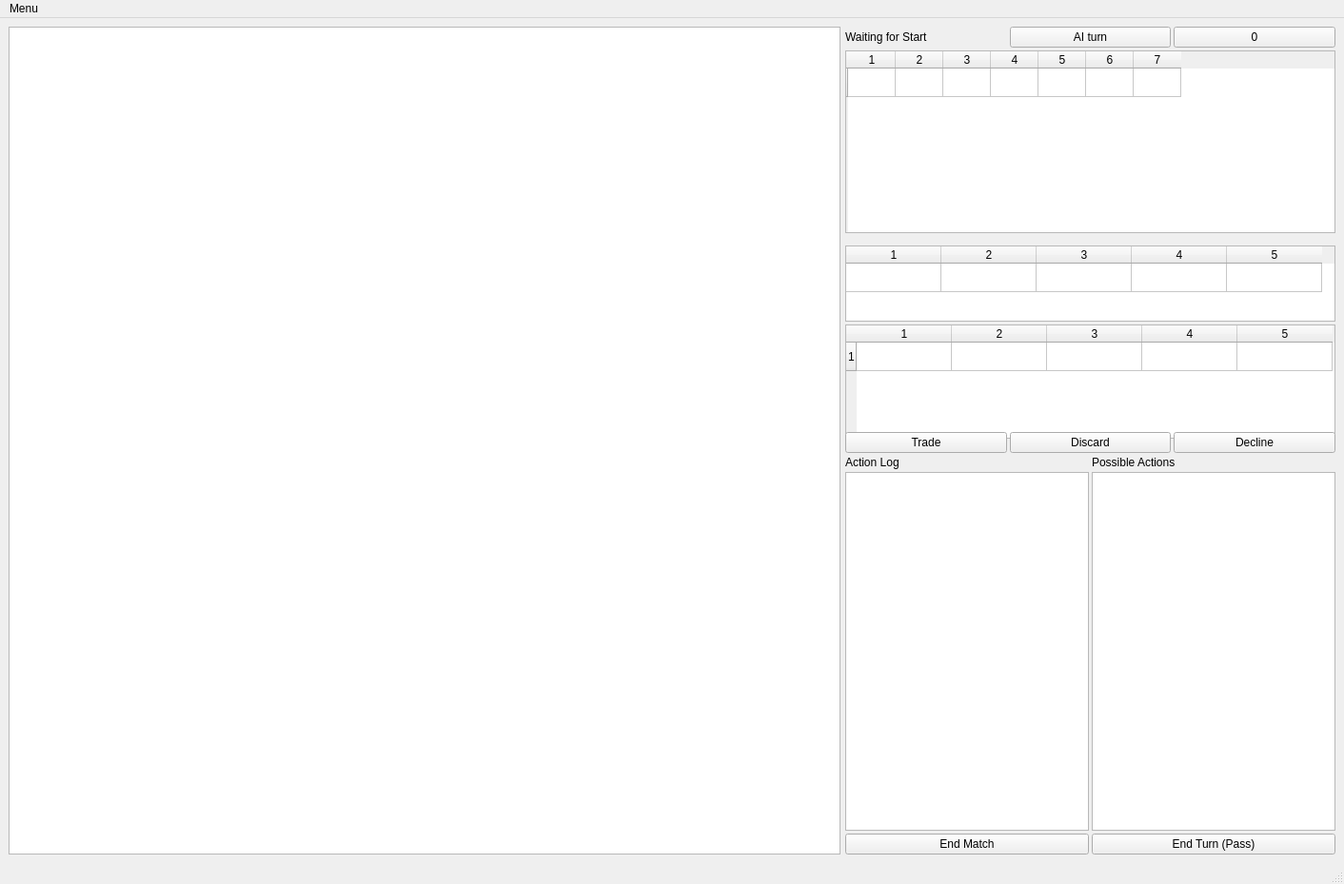
<?xml version="1.0" encoding="UTF-8"?>
<ui version="4.0">
 <class>Display</class>
 <widget class="QMainWindow" name="Display">
  <property name="geometry">
   <rect>
    <x>0</x>
    <y>0</y>
    <width>1412</width>
    <height>929</height>
   </rect>
  </property>
  <property name="windowTitle">
   <string>Display</string>
  </property>
  <widget class="QWidget" name="centralwidget">
   <layout class="QGridLayout" name="gridLayout">
    <item row="0" column="0">
     <layout class="QHBoxLayout" name="horizontalLayout_2">
      <property name="spacing">
       <number>5</number>
      </property>
      <property name="sizeConstraint">
       <enum>QLayout::SetDefaultConstraint</enum>
      </property>
      <item>
       <widget class="BoardView" name="board">
        <property name="sizeAdjustPolicy">
         <enum>QAbstractScrollArea::AdjustIgnored</enum>
        </property>
       </widget>
      </item>
      <item>
       <layout class="QVBoxLayout" name="verticalLayout">
        <property name="spacing">
         <number>3</number>
        </property>
        <property name="sizeConstraint">
         <enum>QLayout::SetDefaultConstraint</enum>
        </property>
        <item>
         <layout class="QHBoxLayout" name="horizontalLayout">
          <property name="sizeConstraint">
           <enum>QLayout::SetDefaultConstraint</enum>
          </property>
          <item>
           <widget class="QLabel" name="status">
            <property name="sizePolicy">
             <sizepolicy hsizetype="Minimum" vsizetype="Fixed">
              <horstretch>0</horstretch>
              <verstretch>0</verstretch>
             </sizepolicy>
            </property>
            <property name="text">
             <string>Waiting for Start</string>
            </property>
           </widget>
          </item>
          <item>
           <widget class="QPushButton" name="ai_turn_button">
            <property name="text">
             <string>AI turn</string>
            </property>
           </widget>
          </item>
          <item>
           <widget class="QPushButton" name="dice_button">
            <property name="text">
             <string>0</string>
            </property>
           </widget>
          </item>
         </layout>
        </item>
        <item>
         <widget class="QTableWidget" name="resources">
          <property name="sizePolicy">
           <sizepolicy hsizetype="Minimum" vsizetype="Minimum">
            <horstretch>0</horstretch>
            <verstretch>0</verstretch>
           </sizepolicy>
          </property>
          <property name="minimumSize">
           <size>
            <width>512</width>
            <height>192</height>
           </size>
          </property>
          <property name="maximumSize">
           <size>
            <width>16777215</width>
            <height>16777215</height>
           </size>
          </property>
          <property name="sizeIncrement">
           <size>
            <width>0</width>
            <height>0</height>
           </size>
          </property>
          <property name="baseSize">
           <size>
            <width>0</width>
            <height>192</height>
           </size>
          </property>
          <property name="sizeAdjustPolicy">
           <enum>QAbstractScrollArea::AdjustIgnored</enum>
          </property>
          <property name="textElideMode">
           <enum>Qt::ElideLeft</enum>
          </property>
          <property name="rowCount">
           <number>1</number>
          </property>
          <property name="columnCount">
           <number>7</number>
          </property>
          <attribute name="horizontalHeaderCascadingSectionResizes">
           <bool>false</bool>
          </attribute>
          <attribute name="horizontalHeaderMinimumSectionSize">
           <number>50</number>
          </attribute>
          <attribute name="horizontalHeaderDefaultSectionSize">
           <number>50</number>
          </attribute>
          <attribute name="horizontalHeaderShowSortIndicator" stdset="0">
           <bool>true</bool>
          </attribute>
          <attribute name="horizontalHeaderStretchLastSection">
           <bool>false</bool>
          </attribute>
          <attribute name="verticalHeaderHighlightSections">
           <bool>true</bool>
          </attribute>
          <row>
           <property name="text">
            <string/>
           </property>
          </row>
          <column/>
          <column/>
          <column/>
          <column/>
          <column/>
          <column/>
          <column/>
         </widget>
        </item>
        <item>
         <widget class="QTableWidget" name="dev_cards">
          <property name="sizePolicy">
           <sizepolicy hsizetype="Minimum" vsizetype="Minimum">
            <horstretch>0</horstretch>
            <verstretch>0</verstretch>
           </sizepolicy>
          </property>
          <property name="minimumSize">
           <size>
            <width>0</width>
            <height>80</height>
           </size>
          </property>
          <property name="maximumSize">
           <size>
            <width>16777215</width>
            <height>60</height>
           </size>
          </property>
          <property name="baseSize">
           <size>
            <width>80</width>
            <height>80</height>
           </size>
          </property>
          <property name="horizontalScrollBarPolicy">
           <enum>Qt::ScrollBarAsNeeded</enum>
          </property>
          <property name="sizeAdjustPolicy">
           <enum>QAbstractScrollArea::AdjustIgnored</enum>
          </property>
          <property name="rowCount">
           <number>1</number>
          </property>
          <property name="columnCount">
           <number>5</number>
          </property>
          <attribute name="verticalHeaderVisible">
           <bool>false</bool>
          </attribute>
          <row/>
          <column/>
          <column/>
          <column/>
          <column/>
          <column/>
         </widget>
        </item>
        <item>
         <widget class="QTableWidget" name="trade_values">
          <property name="sizePolicy">
           <sizepolicy hsizetype="Preferred" vsizetype="Minimum">
            <horstretch>0</horstretch>
            <verstretch>0</verstretch>
           </sizepolicy>
          </property>
          <property name="minimumSize">
           <size>
            <width>0</width>
            <height>120</height>
           </size>
          </property>
          <property name="maximumSize">
           <size>
            <width>16777215</width>
            <height>100</height>
           </size>
          </property>
          <property name="baseSize">
           <size>
            <width>0</width>
            <height>0</height>
           </size>
          </property>
          <property name="horizontalScrollBarPolicy">
           <enum>Qt::ScrollBarAsNeeded</enum>
          </property>
          <property name="sizeAdjustPolicy">
           <enum>QAbstractScrollArea::AdjustIgnored</enum>
          </property>
          <property name="rowCount">
           <number>1</number>
          </property>
          <property name="columnCount">
           <number>5</number>
          </property>
          <attribute name="verticalHeaderVisible">
           <bool>true</bool>
          </attribute>
          <row/>
          <column/>
          <column/>
          <column/>
          <column/>
          <column/>
         </widget>
        </item>
        <item>
         <layout class="QHBoxLayout" name="horizontalLayout_5">
          <item>
           <widget class="QPushButton" name="trade_button">
            <property name="text">
             <string>Trade</string>
            </property>
           </widget>
          </item>
          <item>
           <widget class="QPushButton" name="discard_button">
            <property name="text">
             <string>Discard</string>
            </property>
           </widget>
          </item>
          <item>
           <widget class="QPushButton" name="decline_button">
            <property name="text">
             <string>Decline</string>
            </property>
           </widget>
          </item>
         </layout>
        </item>
        <item>
         <layout class="QHBoxLayout" name="horizontalLayout_4">
          <item>
           <widget class="QLabel" name="label_log">
            <property name="text">
             <string>Action Log</string>
            </property>
           </widget>
          </item>
          <item>
           <widget class="QLabel" name="label_possible_actions">
            <property name="text">
             <string>Possible Actions</string>
            </property>
           </widget>
          </item>
         </layout>
        </item>
        <item>
         <layout class="QHBoxLayout" name="horizontalLayout_3">
          <item>
           <widget class="QTextBrowser" name="log">
            <property name="sizePolicy">
             <sizepolicy hsizetype="Preferred" vsizetype="MinimumExpanding">
              <horstretch>0</horstretch>
              <verstretch>0</verstretch>
             </sizepolicy>
            </property>
            <property name="minimumSize">
             <size>
              <width>0</width>
              <height>80</height>
             </size>
            </property>
           </widget>
          </item>
          <item>
           <widget class="QTextBrowser" name="pos_action_list">
            <property name="sizePolicy">
             <sizepolicy hsizetype="Preferred" vsizetype="MinimumExpanding">
              <horstretch>0</horstretch>
              <verstretch>0</verstretch>
             </sizepolicy>
            </property>
            <property name="minimumSize">
             <size>
              <width>0</width>
              <height>80</height>
             </size>
            </property>
           </widget>
          </item>
         </layout>
        </item>
        <item>
         <layout class="QHBoxLayout" name="horizontalLayout_6">
          <item>
           <widget class="QPushButton" name="end_match_button">
            <property name="text">
             <string>End Match</string>
            </property>
           </widget>
          </item>
          <item>
           <widget class="QPushButton" name="end_turn_button">
            <property name="sizePolicy">
             <sizepolicy hsizetype="Minimum" vsizetype="Fixed">
              <horstretch>0</horstretch>
              <verstretch>0</verstretch>
             </sizepolicy>
            </property>
            <property name="text">
             <string>End Turn (Pass)</string>
            </property>
           </widget>
          </item>
         </layout>
        </item>
       </layout>
      </item>
     </layout>
    </item>
   </layout>
  </widget>
  <widget class="QMenuBar" name="menubar">
   <property name="geometry">
    <rect>
     <x>0</x>
     <y>0</y>
     <width>1412</width>
     <height>22</height>
    </rect>
   </property>
   <widget class="QMenu" name="menuMenu">
    <property name="title">
     <string>Menu</string>
    </property>
    <addaction name="actionConnect"/>
    <addaction name="actionJoinGame"/>
   </widget>
   <addaction name="menuMenu"/>
  </widget>
  <widget class="QStatusBar" name="statusbar"/>
  <action name="actionConnect">
   <property name="text">
    <string>&amp;Connect</string>
   </property>
  </action>
  <action name="actionJoinGame">
   <property name="text">
    <string>&amp;JoinGame</string>
   </property>
  </action>
 </widget>
 <customwidgets>
  <customwidget>
   <class>BoardView</class>
   <extends>QGraphicsView</extends>
   <header>ai_games/learn_settlers/ui/board_view</header>
  </customwidget>
 </customwidgets>
 <resources/>
 <connections/>
</ui>
